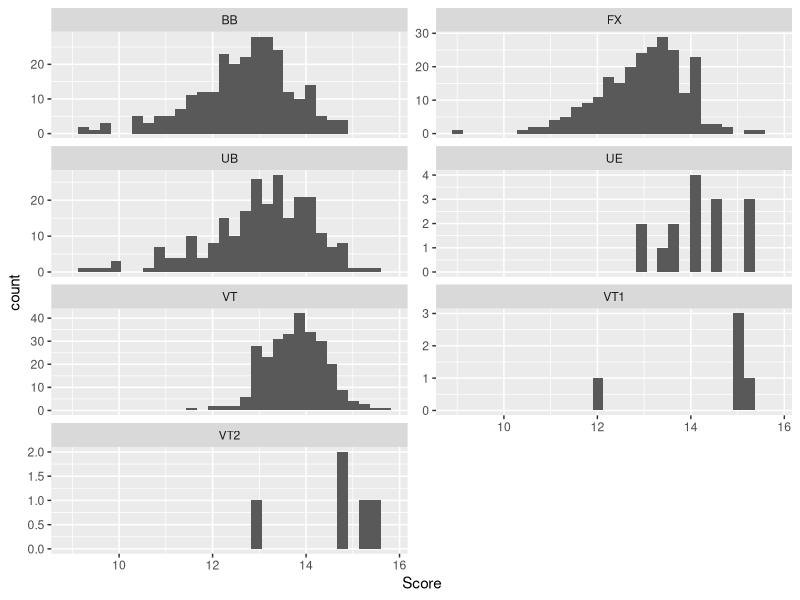
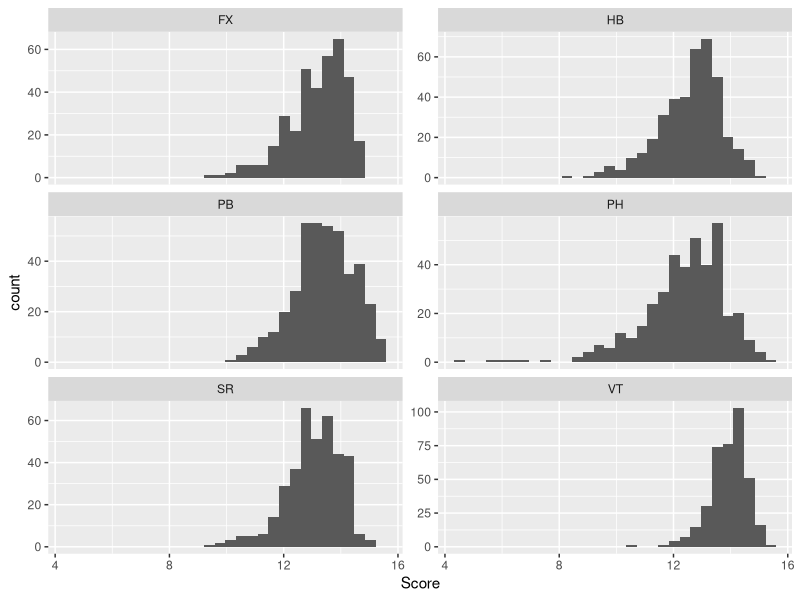

The R source for these figures, in order: (Note: this script raises an error after producing the figures.)
## ---- chunk 1
#| label: load-libraries

library(readr)
library(tidyverse)
library(dplyr)
library(stringr)
library(lubridate)
## ---- chunk 2
#| label: load-data
data_2022_2023 <- read_csv("Data/data_2022_2023.csv")
data_2017_2021 <- read_csv("Data/data_2017_2021.csv")

#DO NOT CHANGE ORDER

data_2022_2023$Apparatus[data_2022_2023$Apparatus == "VT2"] <- "VT"
data_2022_2023$Apparatus[data_2022_2023$Apparatus == "VT1"] <- "VT"
data_2022_2023$Apparatus[data_2022_2023$Apparatus == "UE"] <- "UB"

data_2022_2023$Penalty[is.na(data_2022_2023$Penalty)] <- 0

#Girls filtering for middle name
data_2022_2023$FirstName[data_2022_2023$FirstName == "Joscelyn Michelle"] <- "Joscelyn"
data_2022_2023$FirstName[data_2022_2023$FirstName == "Nola Rhianne"] <- "Nola"

#Guys filtering for middle name
data_2022_2023$FirstName[data_2022_2023$FirstName == "Taylor Troy"] <- "Taylor"
data_2022_2023$FirstName[data_2022_2023$FirstName == "Joshua Andrew"] <- "Joshua"
data_2022_2023$FirstName[data_2022_2023$FirstName == "Yul Kyung Tae"] <- "Yul"
data_2022_2023$FirstName[data_2022_2023$FirstName == "Curran Michael"] <- "Curran"
data_2022_2023$FirstName[data_2022_2023$FirstName == "Frederick Nathaniel"] <- "Frederick"
data_2022_2023$FirstName[data_2022_2023$FirstName == "Ian Hunter"] <- "Ian"
data_2022_2023$FirstName[data_2022_2023$FirstName == "Shane Michael"] <- "Shane"
data_2022_2023$FirstName[data_2022_2023$FirstName == "Khoi Alexander"] <- "Khoi"

data_2022_2023$FirstName[data_2022_2023$FirstName == "Yunus Emre"] <- "Yunus"

data_2022_2023$FirstName[data_2022_2023$FirstName == "Yuan-Hsi"] <- "Yuan Hsi"

data_2022_2023$FirstName[data_2022_2023$FirstName == "Yu-Jan"] <- "Yu Jan"

data_2022_2023$LastName[data_2022_2023$LastName == "VILLAVERDE MEDEROS"] <- "VILLAVERDE"

data_2022_2023$LastName[data_2022_2023$LastName == "VALENZUELA ASTUDILLO"] <- "VALENZUELA"

data_2022_2023$FirstName[data_2022_2023$FirstName == "Yiseth Eliana"] <- "Yiseth"
data_2022_2023$FirstName[data_2022_2023$FirstName == "Yi-Chen"] <- "Yi Chen"
data_2022_2023$FirstName[data_2022_2023$FirstName == "Yi-Chun"] <- "Yi Chun"

data_2022_2023$FirstName[data_2022_2023$FirstName == "Yefferson Gregorio"] <- "Yefferson"
data_2022_2023$LastName[data_2022_2023$LastName == "ANTON YEGUEZ"] <- "ANTON"

data_2022_2023$LastName[data_2022_2023$LastName == "ANTON YEGUEZ"] <- "ANTON"

data_2022_2023$FirstName[data_2022_2023$FirstName == "Wout Johan Alexander"] <- "Wout"

data_2022_2023$FirstName[data_2022_2023$FirstName == "Wilfry Manuel"] <- "Wilfry"

data_2022_2023$FirstName[data_2022_2023$FirstName == "Wei-Sheng"] <- "Wei Sheng"

data_2022_2023$FirstName[(data_2022_2023$Competition == "BIRMINGHAM 2022 Commonwealth Games") & (is.na(data_2022_2023$LastName))] <- "Kate"

data_2022_2023$LastName[(data_2022_2023$Competition == "BIRMINGHAM 2022 Commonwealth Games") & (is.na(data_2022_2023$LastName))] <- "MCDONALD"

data_2022_2023$FirstName[data_2022_2023$LastName == "SOUZA BITENCOU"] <- "Lucas"
data_2022_2023$LastName[data_2022_2023$LastName == "SOUZA BITENCOU"] <- "BITENCOURT"

data_2022_2023$LastName[data_2022_2023$LastName == "DE JESUS DOS SANTOS"] <- "JESUS SANTOS"

data_2022_2023$FirstName[data_2022_2023$LastName == "JESUS SANT"] <- "Melanie"
data_2022_2023$LastName[data_2022_2023$LastName == "JESUS SANT"] <- "JESUS SANTOS"

data_2022_2023$LastName[data_2022_2023$LastName == "ELPITIYA BADALGE DONA"] <- "GEHANI"
data_2022_2023$FirstName[data_2022_2023$FirstName == "Milka Gehani"] <- "Milka"

data_2022_2023$FirstName[data_2022_2023$LastName == "ELPITIYA BADALG D"] <- "Milka"

data_2022_2023$LastName[data_2022_2023$LastName == "ELPITIYA BADALG D"] <- "GEHANI"

data_2022_2023$FirstName[(data_2022_2023$Competition == "2022 51st FIG Artistic Gymnastics World Championship") & (is.na(data_2022_2023$LastName))] <- "Kate"

data_2022_2023$LastName[(data_2022_2023$Competition == "2022 51st FIG Artistic Gymnastics World Championship") & (is.na(data_2022_2023$LastName))] <- "MCDONALD"

data_2022_2023$FirstName[(data_2022_2023$Competition == "2023 Varna World Challenge Cup") & (is.na(data_2022_2023$LastName))] <- "Daria"

data_2022_2023$LastName[(data_2022_2023$Competition == "2023 Varna World Challenge Cup") & (is.na(data_2022_2023$LastName))] <- "HARTMANN"

data_2022_2023$FirstName[data_2022_2023$LastName == "ABIYURAFI"] <- "Abiyu"
data_2022_2023$LastName[data_2022_2023$LastName == "ABIYURAFI"] <- "Rafi"

data_2022_2023$FirstName[data_2022_2023$LastName == "Frederick Nathaniel"] <- "Frederick"


#Konnor McClain should not be considered, she has hand surgery

## ---- chunk 3
#| label: usa-filter-data

usa_data_2022_2023 <- data_2022_2023 |>
  filter(`Country` == "USA")

usa_data_2017_2021 <- data_2017_2021 |>
  filter(`Country` == "USA")

data_2022_2023 <- rbind(data_2022_2023, data_2017_2021)

data_2022_2023$Apparatus[data_2022_2023$Apparatus == "VT2"] <- "VT"
data_2022_2023$Apparatus[data_2022_2023$Apparatus == "VT1"] <- "VT"

## ---- chunk 4

# Assuming your dataframe is called data_2022_2023 and the column with dates is "Date"

# Step 1: Create a function to extract the second date from each string
extract_second_date <- function(date_string) {
  parts <- str_extract_all(date_string, "\\d{1,2}\\s[A-Za-z]+\\s\\d{4}")[[1]]
  if (length(parts) == 2) {
    # If there are two dates, return the second one
    return(parts[2])
  } else if (length(parts) == 1) {
    # If there is only one date, return it
    return(parts[1])
  } else {
    return(NA)
  }
}

# Step 2: Apply the function to the Date column and convert to Date objects
data_2022_2023 <- data_2022_2023 %>%
  mutate(
    SecondDateStr = sapply(Date, extract_second_date),
    SecondDate = dmy(SecondDateStr)
  )

# Define the end date
end_date <- dmy("01-01-2024")

# Calculate the number of days from the SecondDate to the end date
data_2022_2023 <- data_2022_2023 %>%
  mutate(
    DaysUntil2024 = as.integer(end_date - SecondDate)
  )

# Inspect the changes
head(data_2022_2023)

## ---- chunk 5
data_2022_2023 <- data_2022_2023 %>%
  group_by(Apparatus, Gender) %>%
  mutate(
    StandardizedScore = (Score - mean(Score, na.rm = TRUE)) / sd(Score, na.rm = TRUE)
  ) %>%
  ungroup()
## ---- chunk 6
final_rows_full <- data_2022_2023[grep("final|Final", data_2022_2023$Round), ]
less_than_180_rows <- data_2022_2023[data_2022_2023$DaysUntil2024 < 180, ]
between_180_540_rows <- data_2022_2023[data_2022_2023$DaysUntil2024 >= 180 & data_2022_2023$DaysUntil2024 <= 540, ]

sampling_data_2022_2023 <- rbind(data_2022_2023, final_rows_full, less_than_180_rows, less_than_180_rows, between_180_540_rows)

sampling_usa_data_2022_2023_f <-  sampling_data_2022_2023 |>
  filter(`Country` == "USA") |>
  filter(Gender == "w")

sampling_usa_data_2022_2023_m <-  sampling_data_2022_2023 |>
  filter(`Country` == "USA") |>
  filter(Gender == "m")
## ---- chunk 7
#Number of simulations
nsimulation <- 1000
## ---- chunk 8
usa_data_2022_2023 <- rbind(usa_data_2022_2023, usa_data_2017_2021)

data_2017_2021 |>
  summarise(mean = mean(Score, na.rm = TRUE))

data_2022_2023 |>
  summarise(mean = mean(Score))

usa_data_2022_2023_f <-  usa_data_2022_2023 |>
  filter(Gender == "w")

usa_data_2022_2023_m <- usa_data_2022_2023 |>
  filter(Gender == "m")

data_2022_2023_f <- data_2022_2023 |>
  filter(Gender == "w")

data_2022_2023_m <- data_2022_2023 |>
  filter(Gender == "m")

ggplot(aes(x= Score), data = usa_data_2022_2023_f) + geom_histogram() + facet_wrap(~Apparatus, scales = "free_y", ncol = 2)

ggplot(aes(x= Score), data = usa_data_2022_2023_m) + geom_histogram() + facet_wrap(~Apparatus, scales = "free_y", ncol = 2)


mean_usa_app <- usa_data_2022_2023_f |>
  group_by(LastName, FirstName, Apparatus) |>
  summarise(mean_score = mean(Score),
            sd_score = sd(Score))

mean_usa_app_men <- usa_data_2022_2023_m |>
  group_by(LastName, FirstName, Apparatus) |>
  summarise(mean_score = mean(Score),
            sd_score = sd(Score))

usa_data_2022_2023_f_BB <- mean_usa_app |>
  filter(Apparatus == "BB") |>
  arrange(desc(mean_score))

usa_data_2022_2023_f_UB <- mean_usa_app |>
  filter(Apparatus == "UB") |>
  arrange(desc(mean_score))

usa_data_2022_2023_f_FX <- mean_usa_app |>
  filter(Apparatus == "FX") |>
  arrange(desc(mean_score))

usa_data_2022_2023_f_VT <- mean_usa_app |>
  filter(Apparatus == "VT") |>
  arrange(desc(mean_score))

mean_usa_app

mean_usa_app_men

usa_data_2022_2023_f_BB
usa_data_2022_2023_f_UB
usa_data_2022_2023_f_FX
usa_data_2022_2023_f_VT

mean_usa_app |>
  group_by(LastName, FirstName) |>
  filter(Apparatus != "VT1",
         Apparatus != "VT2") |>
  summarise(sum = sum(mean_score)) |>
  arrange(desc(sum))

VT_ranks_f <- data_2022_2023_f |>
  group_by(LastName, FirstName, Country, Apparatus) |>
  filter(Apparatus == "VT") |>
  summarise(mean_score = mean(Score),
            sd_score = sd(Score)) |>
  arrange(desc(mean_score)) |>
  head(24)

BB_ranks <- data_2022_2023_f |>
  group_by(LastName, FirstName, Country, Apparatus) |>
  filter(Apparatus == "BB") |>
  summarise(mean_score = mean(Score),
            sd_score = sd(Score)) |>
  arrange(desc(mean_score)) |>
  head(24)

UB_ranks <- data_2022_2023_f |>
  group_by(LastName, FirstName, Country, Apparatus) |>
  filter(Apparatus == "UB") |>
  summarise(mean_score = mean(Score),
            sd_score = sd(Score)) |>
  arrange(desc(mean_score)) |>
  head(24)

FX_ranks_f <- data_2022_2023_f |>
  group_by(LastName, FirstName, Country, Apparatus) |>
  filter(Apparatus == "FX") |>
  summarise(mean_score = mean(Score),
            sd_score = sd(Score)) |>
  arrange(desc(mean_score)) |>
  head(24)

#----------------------------------------------------------

VT_ranks_m <- data_2022_2023_m |>
  group_by(LastName, FirstName, Country, Apparatus) |>
  filter(Apparatus == "VT") |>
  summarise(mean_score = mean(Score),
            sd_score = sd(Score)) |>
  arrange(desc(mean_score)) |>
  head(24)

SR_ranks <- data_2022_2023_m |>
  group_by(LastName, FirstName, Country, Apparatus) |>
  filter(Apparatus == "SR") |>
  summarise(mean_score = mean(Score),
            sd_score = sd(Score)) |>
  arrange(desc(mean_score)) |>
  head(24)

PB_ranks <- data_2022_2023_m |>
  group_by(LastName, FirstName, Country, Apparatus) |>
  filter(Apparatus == "PB") |>
  summarise(mean_score = mean(Score),
            sd_score = sd(Score)) |>
  arrange(desc(mean_score)) |>
  head(24)

FX_ranks_m <- data_2022_2023_m |>
  group_by(LastName, FirstName, Country, Apparatus) |>
  filter(Apparatus == "FX") |>
  summarise(mean_score = mean(Score),
            sd_score = sd(Score)) |>
  arrange(desc(mean_score)) |>
  head(24)

PH_ranks <- data_2022_2023_m |>
  group_by(LastName, FirstName, Country, Apparatus) |>
  filter(Apparatus == "PH") |>
  summarise(mean_score = mean(Score),
            sd_score = sd(Score)) |>
  arrange(desc(mean_score)) |>
  head(24)

HB_ranks <- data_2022_2023_m |>
  group_by(LastName, FirstName, Country, Apparatus) |>
  filter(Apparatus == "HB") |>
  summarise(mean_score = mean(Score),
            sd_score = sd(Score)) |>
  arrange(desc(mean_score)) |>
  head(24)

## ---- chunk 9
## sample 24 times from top 24 athletes mean scores in each apparatus to simulate one "olympics"
## take top 3 scores and those are cutoffs for gold/silver/bronze respectively
# Returns data frame with three rows (gold, silver, bronze) and a column for each simulation
getmedalcutoffs <- function(eventranks, num_simulations = 1000) {
  set.seed(123)
  #distribution <- eventranks$mean_score
  cutoffs <- matrix(NA, nrow = 3, ncol = num_simulations)

  for (i in 1:num_simulations) {
    top_three_scores = numeric(0)
    while (length(unique(top_three_scores))<3){
      # Sample 24 times from the distribution
        mean_score <- mean(eventranks$mean_score)
        sd_score <- sd(eventranks$mean_score)
        max_cutoff <- max(eventranks$mean_score) + 0.3
        # Initialize sampled_score
        sampled_score <- NA
        simulated_scores <- list()
        for (j in 1:24){
          sampled_score <- NA
        # Sample from the t-distribution until the score is less than or equal to max_cutoff
          while (is.na(sampled_score) || sampled_score > max_cutoff) {
            df <- max(nrow(eventranks) - 1, 1)  # to avoid df being zero
            sampled_score <- mean_score + rt(1, df) * sd_score
          }
        #print(sampled_score)
        simulated_scores <- append(simulated_scores,sampled_score)
        }
    # Take the top 3 scores
    simulated_scores = as.numeric(simulated_scores)
    #print(simulated_scores)
    top_three_scores <- head(sort(simulated_scores, decreasing = TRUE), 3)
    }
    # Set the cutoffs for gold, silver, and bronze in the matrix

    cutoffs[, i] <- top_three_scores
  }

  # Convert the matrix to a data frame
  cutoffs_df <- as.data.frame(cutoffs)
  names(cutoffs_df) <- paste0("Simulation_", 1:num_simulations)

  return(cutoffs_df)
}
## ---- chunk 10
BB_medal_cutoffs <- getmedalcutoffs(BB_ranks)
FX_f_medal_cutoffs <- getmedalcutoffs(FX_ranks_f)
UB_medal_cutoffs <- getmedalcutoffs(UB_ranks)
VT_f_medal_cutoffs <- getmedalcutoffs(VT_ranks_f)

FX_m_medal_cutoffs <- getmedalcutoffs(FX_ranks_m)
SR_medal_cutoffs <- getmedalcutoffs(SR_ranks)
HB_medal_cutoffs <- getmedalcutoffs(HB_ranks)
PH_medal_cutoffs <- getmedalcutoffs(PH_ranks)
VT_m_medal_cutoffs <- getmedalcutoffs(VT_ranks_m)
PB_medal_cutoffs <- getmedalcutoffs(PB_ranks)

allroundmen_cutoffs <-getmedalcutoffs(top24AAmen)
allroudwomen_cutoffs <- getmedalcutoffs(top24AAwomen)
## ---- chunk 11
calculatePodiumPercentages <- function(df, thresholds) {
  # Number of gymnasts
  num_gymnasts <- nrow(df)
  
  # Initialize an empty dataframe for the results
  results <- data.frame(
    firstName = df[, 1],
    lastName = df[, 2],
    bronze_percentage = numeric(num_gymnasts),
    silver_percentage = numeric(num_gymnasts),
    gold_percentage = numeric(num_gymnasts),
    stringsAsFactors = FALSE
  )
  
  # Iterating over each set of scores
  for (i in 1:1000) {
    # Extract the scores for the ith sample and the thresholds
    sample_scores <- df[, i + 2]
    gold_threshold <- thresholds[1, i]
    silver_threshold <- thresholds[2, i]
    bronze_threshold <- thresholds[3, i]

    # Count placements based on thresholds
    results$gold_percentage <- results$gold_percentage + (sample_scores >= gold_threshold)
    results$silver_percentage <- results$silver_percentage + (sample_scores >= silver_threshold & sample_scores < gold_threshold)
    results$bronze_percentage <- results$bronze_percentage + (sample_scores >= bronze_threshold & sample_scores < silver_threshold)
  }

  # Convert counts to percentages
  results$gold_percentage <- (results$gold_percentage / 1000)
  results$silver_percentage <- (results$silver_percentage / 1000)
  results$bronze_percentage <- (results$bronze_percentage / 1000)

  # Sort the dataframe by gold_percentage in descending order
  results <- results[order(-results$gold_percentage), ]
  
  return(results)
}
## ---- chunk 12
sims_data <- read_csv("Data/HB_usa_mens_sims.csv")
percs <- calculatePodiumPercentages(sims_data, HB_medal_cutoffs)
# write.csv(percs, '/home/guest/Case2-BDSM/Data/event_percentages/m_HB.csv', row.names=FALSE)
## ---- chunk 13
#breakdown of teams qualifying rank

tb_2016_f <- data.frame(rank = c(1, 2, 3, 4, 5, 6, 7, 8, 9, 10, 11, 12),
                      country = c("USA", "CHN", "RUS", "GBR", "BRA", "GER", "JPN", "NED", "CAN", "ITA", "FRA", "BEL"),
                      all_around = c(3, 2, 3, 2, 3, 2, 3, 3, 2, 2, 3, 2))

tb_2016_f <- tb_2016_f |>
  mutate(year = "2016",
         made_final = ifelse(rank <= 8, "yes", "no"),
         gender = "F")

tb_2016_m <- data.frame(rank = c(1, 2, 3, 4, 5, 6, 7, 8, 9, 10, 11, 12),
                      country = c("CHN", "USA", "RUS", "JPN", "GBR", "BRA", "UKR", "GER", "SUI", "NED", "KOR", "FRA"),
                      all_around = c(2, 2, 3, 2, 3, 3, 2, 2, 3, 3, 1, 2))

tb_2016_m <- tb_2016_m |>
  mutate(year = "2016",
         made_final = ifelse(rank <= 8, "yes", "no"),
         gender = "M")

tb_2012_f <- data.frame(rank = c(1, 2, 3, 4, 5, 6, 7, 8, 9, 10, 11, 12),
                      country = c("USA", "RUS", "CHN", "ROU", "GBR", "JPN", "ITA", "CAN", "GER", "AUS", "FRA", "BRA"),
                      all_around = c(3, 3, 3, 2, 3, 2, 3, 2, 2, 2, 2, 3))

tb_2012_f <- tb_2012_f |>
  mutate(year = "2012",
         made_final = ifelse(rank <= 8, "yes", "no"),
         gender = "F")

tb_2012_m <- data.frame(rank = c(1, 2, 3, 4, 5, 6, 7, 8, 9, 10, 11, 12),
                      country = c("USA", "RUS", "GBR", "GER", "JPN", "CHN", "UKR", "FRA", "ESP", "ROU", "ITA", "KOR"),
                      all_around = c(2, 2, 2, 3, 3, 1, 3, 1, 3, 1, 3, 1))

tb_2012_m <- tb_2012_m |>
  mutate(year = "2012",
         made_final = ifelse(rank <= 8, "yes", "no"),
         gender = "M")

tb_f <- rbind(tb_2016_f, tb_2012_f) |>
  mutate(all_around = as.character(all_around))

ggplot(data = tb_f, aes(x = all_around, fill = made_final)) +
  geom_bar()

ggplot(data = tb_f, aes(y = all_around, x = rank)) +
  geom_line()

sampling_usa_data_2022_2023_m |>
  filter(Apparatus == 'PH') |>
  ggplot(aes(x=Score)) +
  geom_histogram()
## ---- chunk 14
f_FX <- read_csv("Data/event_percentages/f_FX.csv")
f_BB <- read_csv("Data/event_percentages/f_BB.csv")
f_VT <- read_csv("Data/event_percentages/f_VT.csv")
f_UB <- read_csv("Data/event_percentages/f_UB.csv")

# Function to normalize and rename percentage columns
normalize_and_rename <- function(df, suffix) {
  df |>
    mutate(across(contains("percentage"), ~ . / 100)) |>
    rename_with(~ paste0(., "_", suffix), contains("percentage"))
}

# Apply the function to each dataframe with a unique suffix
f_BB <- normalize_and_rename(f_BB, "BB")
f_FX <- normalize_and_rename(f_FX, "FX")
f_UB <- normalize_and_rename(f_UB, "UB")
f_VT <- normalize_and_rename(f_VT, "VT")

# Combine the dataframes using full join
combined_df <- reduce(list(f_BB, f_FX, f_UB, f_VT), full_join, by = c("FirstName", "LastName"))

# Replace NA with 0
combined_df[is.na(combined_df)] <- 0

# write.csv(combined_df, '/home/guest/Case2-BDSM/Data/expected_medals/f.csv', row.names=FALSE)
## ---- chunk 15
m_FX <- read_csv("Data/event_percentages/m_FX.csv")
m_SR <- read_csv("Data/event_percentages/m_SR.csv")
m_VT <- read_csv("Data/event_percentages/m_VT.csv")
m_PB <- read_csv("Data/event_percentages/m_PB.csv")
m_PH <- read_csv("Data/event_percentages/m_PH.csv")
m_HB <- read_csv("Data/event_percentages/m_HB.csv")

# Function to normalize and rename percentage columns
normalize_and_rename <- function(df, suffix) {
  df |>
    mutate(across(contains("percentage"), ~ . / 100)) |>
    rename_with(~ paste0(., "_", suffix), contains("percentage"))
}

# Apply the function to each dataframe with a unique suffix
m_SR <- normalize_and_rename(m_SR, "SR")
m_FX <- normalize_and_rename(m_FX, "FX")
m_PB <- normalize_and_rename(m_PB, "PB")
m_VT <- normalize_and_rename(m_VT, "VT")
m_PH <- normalize_and_rename(m_PH, "PH")
m_HB <- normalize_and_rename(m_HB, "HB")

# Combine the dataframes using full join
combined_df <- reduce(list(m_SR, m_FX, m_PB, m_VT, m_PH, m_HB), full_join, by = c("FirstName", "LastName"))

# Replace NA with 0
combined_df[is.na(combined_df)] <- 0

# write.csv(combined_df, '/home/guest/Case2-BDSM/Data/expected_medals/m.csv', row.names=FALSE)
